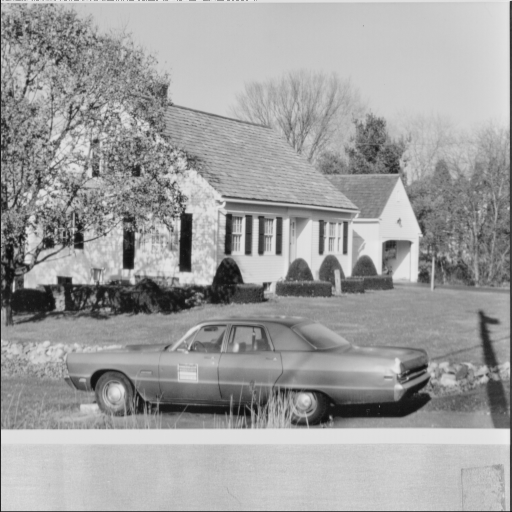
%> input picture Car.bmp, 512 x 512 px
$ octave PSO.m   (GNU Octave 9; MATLAB toolbox functions it lacks are replaced by stand-ins)
%> lines starting %> are read from the running program, lines starting %| are printed output that depends on the picture
### func2.m
function obj=func2(x)
%> called with x = [0.844 0.908 0.0689 0.101]
I=imread('C:\mydata\image\image1\Car.bmp'); %读取载体图像（已选）
%> I is the input picture: size 512x512 uint8; min 10, max 235, mean 159.3
wm=imread('clock.jpg'); %读取水印图像
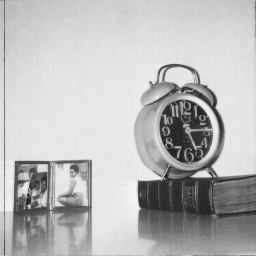
%> input picture clock.jpg, 256 x 256 px
%> wm is the input picture: size 256x256 uint8; min 32, max 246, mean 186
%mandril_gray.tif 2.bmp Boat.bmp pirate.tif Couple.bmp
% figure,imshow(I);
%%%%%%%%%%对主图像做处理%%%%%%%%%%%
[m,n]=size(I);
%> m = 512; n = 512
%对主图像做1级重新分配不变整数小波变换
II=I;
I=double(I);
%> I: size 512x512 double
[ C,Sg,flag] = RI_RFrWT(I,x(1),x(2));%%可通过调整变换阶数优化效果
%> after the loop in RI_RFrWT, `for i=1:2`: Sg = [1 -1; 1 -1]
%> in frft2, `S(N,1)=1;`: S: size 512x512 double; min -2, max 2, mean 0.00391
%> Sg = [1 -1; 1 -1]; flag = 1
cA1=C(1:m/2,1:n/2);
cH1=C(1:m/2,n/2+1:n);
cV1=C(m/2+1:m,1:n/2);
cD1=C(m/2+1:m,n/2+1:n);
[UU1,SS1,VV1]=svd(cA1);
[UU2,SS2,VV2]=svd(cD1);

%%%%%%%%%%对水印图像做处理%%%%%%%%%
[r,c]=size(wm);%获取水印图像的尺寸
%> r = 256; c = 256
wm=double(wm);
%> wm: size 256x256 double
[Cw,Sgw,flagw] = RI_RFrWT(wm,0,0);%%可通过调整变换阶数优化效果
%> call 2 of RI_RFrWT, with a = 0, b = 0
%> in RI_RFrWT (call 2), `A22=image1(m/2+1:m,n/2+1:n);`:
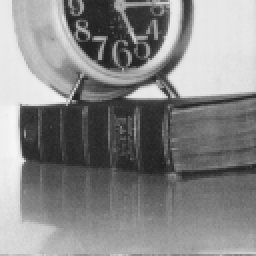
%> A22: size 128x128 double (shown 2 times larger); min 32, max 246, mean 134.9
%> after the loop in RI_RFrWT (call 2), `for i=1:2`: Sg = [1 1; 1 -1]
%> call 2 of frft2, with a1 = 0, a2 = 0
%> in frft2 (call 2), `S(N,1)=1;`:
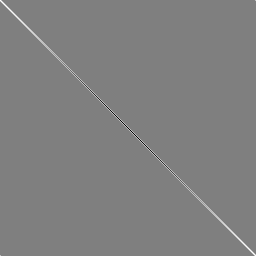
%> S: size 256x256 double; min -2, max 2, mean 0.00781; drawn with min black and max white
%> call 2 of decompose, with dim = 256
%> after the loop in decompose (call 2), `for i = 1:dim`:
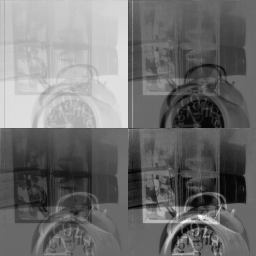
%> imdec: size 256x256 double; min -205, max 292, mean 16; drawn with min black and max white
%> in RI_RFrWT (call 2), `C=[C11,C12;C21,C22];`:
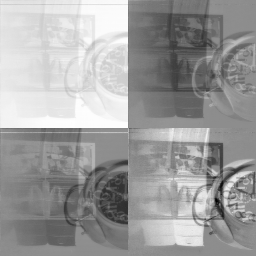
%> C: size 256x256 double; min -292, max 235, mean 34.3; mean of the top-left, top-right, bottom-left and bottom-right quarters 185, -46.4, -37.9, 36.7; drawn with min black and max white
%> Sgw = [1 1; 1 -1]; flagw = 1
cAw=Cw(1:r/2,1:c/2);
cHw=Cw(1:r/2,c/2+1:c);
cVw=Cw(r/2+1:r,1:c/2);
cDw=Cw(r/2+1:r,c/2+1:c);


%%%%%%%%%%%%%%%%%%%%%%%%水印嵌入过程%%%%%%%%%%%%%%%%%%%%%%%%%%%%%%%%%
k1=x(3);% Barbara PSNR+NC1
k2=x(4);% Barbara %%可通过调整嵌入强度优化效果
% [12 lines of commented-out code are left out]
cAw1=zeros(size(SS1));
cAw1(1:size(cAw,1),1:size(cAw,2))=cAw;
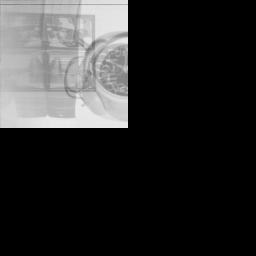
%> cAw1: size 256x256 double; min 0, max 235, mean 46.2; mean of the top-left, top-right, bottom-left and bottom-right quarters 185, 0, 0, 0
S1=SS1+k1*cAw1;
S2=SS2+k2*cAw1;
[Uw,Sw,Vw]=svd(S1);
[Uw1,Sw1,Vw1]=svd(S2);
If1=UU1*Sw*VV1';
If2=UU2*Sw1*VV2';

image=[If1,cH1;cV1,If2];
I1 = IRI_RFrWT(image,flag,Sg,-x(1),-x(2));
I1=uint8(I1);
% figure,imshow(I1);
PSNR=psnr(I1,II);
%> PSNR = 42.77
NCsum=0;
%%%%%%%%%%%%%%%%%%%%%%%%%%%%%%鲁棒性测试%%%%%%%%%%%%%%%%%%%%%%%%%%%%%%%%%%%%%%
for d=1:18
    I2=I1;
    switch d
    case 1
        I2 = medfilt2(I2,[3,3]);
    case 2
        aa=fspecial('average',[3,3]); %生成系统预定义的3*3滤波器
        I2=imfilter(I2,aa);%用生成的滤波器进行滤波
    case 3
        I2=imresize(I2,2);
        I2=imresize(I2,0.5);
    case 4
        I2=imrotate(I2,90,'crop');
    case 5
        I2=histeq(I2);%figure,imshow(I1)%对载水印图像进行直方图均衡化
    case 6
         I2=imnoise(I2,'gaussian',0,0.05);
    case 7
        imwrite(I2,'I1.jpg','jpg','quality',75);
        I2=imread('I1.jpg');
    case 8
        I2=imnoise(I2,'salt & pepper',0.05);
    case 9
        temp1=randperm(512,20);
        temp2=randperm(512,20);
        I2(temp1,:)=0;
        I2(:,temp2)=0;
    case 10
        hh=fspecial('gaussian',[3,3]);
        I2=imfilter(I2,hh,'conv');
    case 11
        I2=double(I2);
        h=[-1 -1 -1;-1 9 -1;-1 -1 -1];
        I2=conv2(I2,h,'same');
    case 12
        I2=flipud(I2);
    case 13
        I2=fliplr(I2);
    case 14
        I2=double(I2);
        A=zeros(512);
        for i=1:512
            for j=1:512
                if ((i-256)^2+(j-256)^2)<=256^2
                    A(i,j)=1;
                end
            end
        end
        I2=I2.*A;%利用掩膜裁剪图像，类似于抠图
    case 15
        se=translate(strel(1),[20,20]);
        I2=imdilate(I2,se);
    case 16
        I2(1:256,1:256)=0;
    case 17
        I2(257:512,1:256)=0;
    case 18
        I2=imrotate(I1,45,'crop');%对载水印图像进行90度的旋转
    end

%%%%%%%%%%%%%%%%%%%%%%%%水印提取过程%%%%%%%%%%%%%%%%%%%%%%%%%%%%%%%%%
I2=double(I2);
[ C1,Sg1,flag1] = RI_RFrWT(I2,x(1),x(2));
%> Sg1 = [1 -1; 1 -1]; flag1 = 1
cA11=C1(1:m/2,1:n/2);
cD11=C1(m/2+1:m,n/2+1:n);
[UU3,SS3,VV3]=svd(cA11);
[UU4,SS4,VV4]=svd(cD11);
% Vw=encryption(Vw,0.9);
SS5=Uw*SS3*Vw';
SS6=Uw1*SS4*Vw1';
LLw1=(SS5-SS1)/x(3);
LLw2=(SS6-SS2)/x(4);
LLw1=LLw1(1:r/2,1:c/2);
LLw2=LLw2(1:r/2,1:c/2);
image1=[LLw1,cHw;cVw,cDw];
image2=[LLw2,cHw;cVw,cDw];
wm1 = IRI_RFrWT(image1,flagw,Sgw,0,0);
wm2 = IRI_RFrWT(image2,flagw,Sgw,0,0);
%> call 3 of IRI_RFrWT, with flag = 1, Sg = [1 1; 1 -1], a = 0, b = 0
%> in IRI_RFrWT (call 3), `I(1:m/2,1:n/2)=image(1:m/2,1:n/2)';`:
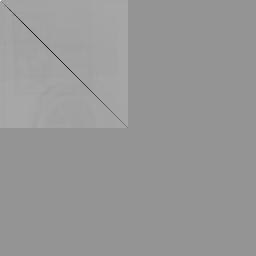
%> I: size 256x256 double; min -1854.2, max 1324.2, mean 44.3; drawn with min black and max white
wm1=uint8(wm1);
wm2=uint8(wm2);
% figure,imshow(wm1)
% figure,imshow(wm2)
NC1=nc(wm,wm1);
%> after the loop in nc, `for i=1:M`: d1 = 2409135339; d2 = 2481595189; d3 = 2360052273
%> in nc, `NC=d1/(sqrt(d2)*sqrt(d3));`: NC = 0.995
%> NC1 = 0.995
NC2=nc(wm,wm2);
%> NC2 = 0.995
NCmax=max(NC1,NC2);
%> NCmax = 0.995
NCsum=NCsum+NCmax;
%> NCsum = 0.995
end
obj=0.4/PSNR+0.6/NCsum;
end

### RI_RFrWT.m
function [ C,Sg,flag] = RI_RFrWT(image1,a,b)
[m,n]=size(image1);
A11=zeros(m/2,n/2);
A12=zeros(m/2,n/2);
A21=zeros(m/2,n/2);
A22=zeros(m/2,n/2);
A11=image1(1:m/2,1:n/2);
A12=image1(1:m/2,n/2+1:n);
A21=image1(m/2+1:m,1:n/2);
A22=image1(m/2+1:m,n/2+1:n);
mean=zeros(2,2);
mean(1,1)=mean2(A11);
mean(1,2)=mean2(A12);
mean(2,1)=mean2(A21);
mean(2,2)=mean2(A22);
NM=zeros(2,2);
NM(1,1)=mean(1,1)+mean(1,2)+mean(2,1)+mean(2,2);
NM(1,2)=mean(1,1)-mean(1,2)+mean(2,1)-mean(2,2);
NM(2,1)=mean(1,1)-mean(2,1)+mean(1,2)-mean(2,2);
NM(2,2)=mean(1,1)-mean(1,2)+mean(2,2)-mean(2,1);
Sg=zeros(2,2);
for i=1:2
    for j=1:2
        if NM(i,j)>0
            Sg(i,j)=1;
        elseif NM(i,j)<0
            Sg(i,j)=-1;
        end
    end
end
RI=zeros(m,n);
for i=1:m
    for j=1:n
        if (i<=m/2)&&(j<=n/2)
                RI(2*i-1,2*j-1)=image1(i,j);
        elseif (i<=m/2)&&(j>n/2)
                RI(2*i-1,2*j-n)=image1(i,3*n/2-j+1);
        elseif (i>m/2)&&(j<=n/2)
            RI(2*i-m,2*j-1)=image1(3*m/2-i+1,j);
        else
            RI(2*i-m,2*j-n)=image1(3*m/2-i+1,3*n/2-j+1);
        end
    end
end
RI=frft2(RI,a,b);
de = SDecompose(RI, m);
cA1=de(1:m/2,1:n/2);
cH1=de(1:m/2,n/2+1:n);
cV1=de(m/2+1:m,1:n/2);
cD1=de(m/2+1:m,n/2+1:n);

B=zeros(m,n);
B(1:m/2,1:n/2)=Sg(1,1)*cA1;
B(1:m/2,n/2+1:n)=Sg(1,2)*cH1;
B(m/2+1:m,1:n/2)=Sg(2,1)*cV1;
B(m/2+1:m,n/2+1:n)=Sg(2,2)*cD1;

C=zeros(m,n);
flag=0;
if abs(NM(2,1))<abs(NM(1,2))
    C=B;
else
    C11=B(1:m/2,1:n/2)';
    C12=B(m/2+1:m,1:n/2)';
    C21=B(1:m/2,n/2+1:n)';
    C22=B(m/2+1:m,n/2+1:n)';
    C=[C11,C12;C21,C22];
    flag=1;
end

end

### frft2.m
function f2 = frft2(image,a1,a2)
%二维离散分数傅里叶变换的离散算法
[N,N]=size(image);
% image=double(image);
%%%%%%%%%%%%%%%%%%%%FRFT核矩阵的生成%%%%%%%%%%%%%%%%%%%%%%%%%

%%%%%%%%%%%%%%%%%%%%生成分数傅里叶变换的特征值构成的对角阵%%%%%%%%%%%%%%%%%%
b1=a1*pi/2;
b2=a2*pi/2;
da1=zeros(1,N);
da2=zeros(1,N);

if (mod(N,2)~=0)
    for i=1:N
        da1(i)=exp(-j*b1*(i-1));
        da2(i)=exp(-j*b2*(i-1));
    end
else
    for i=1:N-1
        da1(i)=exp(-j*b1*(i-1));
        da2(i)=exp(-j*b2*(i-1));
    end
    da1(N)=exp(-j*b1*N);
    da2(N)=exp(-j*b2*N);
end
Da1=diag(da1);
Da2=diag(da2);

%%%%%%%%%%%%%%生成特征向量阵，进而得到DFRFT的核矩阵%%%%%%%%%%%%%%%%%%%%%%%%%%%%%
w=2*pi/N;
v1=zeros(1,N);
for i=1:N
    v1(i)=2*cos((i-1)*w);
end
v2=ones(N-1,1);
v3=ones(N-1,1);
S=diag(v1)+diag(v2,-1)+diag(v3,1);%生成三对角阵
S(1,N)=1;
S(N,1)=1;
[V,~]=eig(S);
F1=V*Da1*V';
F2=V*Da2*V';
f2=F1*image*F2;
% f2=real(f2);
end

### decompose.m
function [imder, imdec] = decompose(imMat, dim)
imder = imMat;
imdec = imMat;
for i = 1:dim
    for j = 1:2:dim
        imder(i, dim/2+(j+1)/2) = imMat(i, j+1) - imMat(i, j);
        imder(i, (j+1)/2) = imMat(i, j) + floor(imder(i, dim/2+(j+1)/2)/2);
    end
end

for i = 1:dim
    for j = 1:2:dim
        imdec(dim/2+(j+1)/2, i) = imder(j+1, i) - imder(j, i);
        imdec((j+1)/2, i) = imder(j, i) + floor(imdec(dim/2+(j+1)/2, i)/2);
    end
end

### IRI_RFrWT.m
function Iw = IRI_RFrWT(image,flag,Sg,a,b)
[m,n]=size(image);
I=zeros(m,n);
if flag==0
    I=image;
elseif flag==1
    I(1:m/2,1:n/2)=image(1:m/2,1:n/2)';
    I(1:m/2,n/2+1:n)=image(m/2+1:m,1:n/2)';
    I(m/2+1:m,1:n/2)=image(1:m/2,n/2+1:n)';
    I(m/2+1:m,n/2+1:n)=image(m/2+1:m,n/2+1:n)';
end
LL=Sg(1,1)*I(1:m/2,1:n/2);
HL=Sg(1,2)*I(1:m/2,n/2+1:n);
LH=Sg(2,1)*I(m/2+1:m,1:n/2);
HH=Sg(2,2)*I(m/2+1:m,n/2+1:n);
de1=[LL,HL;LH,HH];
R = SRecompose(de1, m);
R=frft2(R,a,b);
R=real(R);
Iw=zeros(m,n);
for i=1:m
    for j=1:n
        if (i<=m/2)&&(j<=n/2)
            Iw(i,j)=R(2*i-1,2*j-1);
        elseif (i<=m/2)&&(j>n/2)
            Iw(i,3*n/2-j+1)=R(2*i-1,2*j-n);
        elseif (i>m/2)&&(j<=n/2)
            Iw(3*m/2-i+1,j)=R(2*i-m,2*j-1);
        else
            Iw(3*m/2-i+1,3*n/2-j+1)=R(2*i-m,2*j-n);
        end
    end
end
end

### recompose.m
function [imrer, imrec] = recompose( imde, dim )
imrer = imde;
imrec = imde;
for i = 1:dim
    for j = 1:2:dim
        imrer(j, i) = imde((j+1)/2, i) - floor(imde(dim/2+(j+1)/2, i)/2);
        imrer(j+1, i) = imde(dim/2+(j+1)/2, i) + imrer(j, i);
    end
end
for i = 1:dim
    for j = 1:2:dim
        imrec(i, j) = imrer( i, (j+1)/2 ) - floor( imrer(i, dim/2+(j+1)/2)/2 );
        imrec(i, j+1) = imrer( i, dim/2+(j+1)/2 ) + imrec(i, j);
    end
end

### nc.m
function NC = nc(image1,image2)
%衡量提取的水印与原始水印的相似程度
%计算nc（归一化相关系数）
if (size(image1))~=(size(image2))
    error('image1<>image2');
end
image1=double(image1);
image2=double(image2);
[M,N]=size(image1);
d1=0;
d2=0;
d3=0;
for i=1:M
    for j=1:N
        d1=d1+image1(i,j)*image2(i,j);
        d2=d2+image1(i,j)*image1(i,j);
        d3=d3+image2(i,j)*image2(i,j);
    end
end
NC=d1/(sqrt(d2)*sqrt(d3));
return

end

### SRecompose.m
function imre = SRecompose( imde, dim )
map = gray(256);
% [10 lines of commented-out code are left out]

[imrer, imrec] = recompose(imde,dim);
imre = imrec;


### SDecompose.m
function imde = SDecompose( imMat, dim )
imMat = double(imMat);
map = gray(256);
[imder, imdec] = decompose(imMat, dim);
imde = imdec;

### PSO.m
clear all;
close all;
clc;
N=10;                  %%个数
D=4;
T=50;
c1=2;
c2=2;
w=0.8;
aXmax=1;
aXmin=0;
aYmax=1;
aYmin=0;
avmax=0.2;
avmin=0.1;
Xmax=0.2;        %%最大嵌入强度
Xmin=0.01;    %%最小嵌入强度
Vmax=0.005;
Vmin=0.003;
x=rand(N,D);
x(1:N,1)=x(1:N,1)*(aXmax-aXmin)+aXmin;
x(1:N,2)=x(1:N,2)*(aYmax-aYmin)+aYmin;
x(1:N,3)=x(1:N,3)*(Xmax-Xmin)+Xmin;
x(1:N,4)=x(1:N,4)*(Xmax-Xmin)+Xmin;
% x=rand(N,D) * (Xmax-Xmin)+Xmin;
v=rand(N,D);
v(1:N,1:2)=x(1:N,1:2)*(avmax-avmin)+avmin;
v(1:N,3:4)=x(1:N,3:4)*(Vmax-Vmin)+Vmin;
% v=rand(N,D) * (Vmax-Vmin)+Vmin;
p=x;
pbest=ones(N,1);%%当前每个粒子最优位置
for i=1:N
%> (the run ends here)
